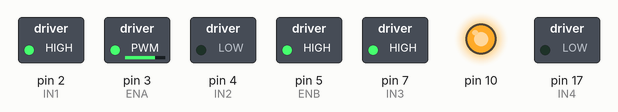
This sketch was run on a simulated Arduino Uno, built with avr-gcc and run on an emulated ATmega328P. Parts: switched loads named in the sketch (green lamp = pin HIGH), output pins drawn as LEDs (lit = HIGH).

Above: at 0.1 s.
At 3.1 s:
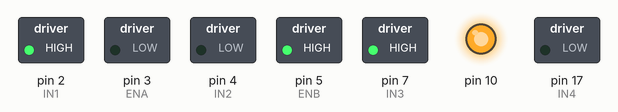
At 4.6 s:
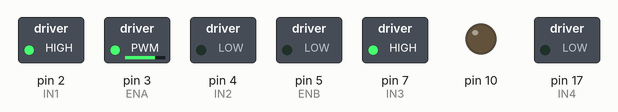
At 6.1 s:
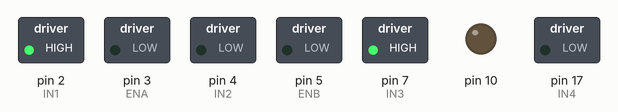
Timing chart, 0 to 7.6 s (numbered marks = the images above):
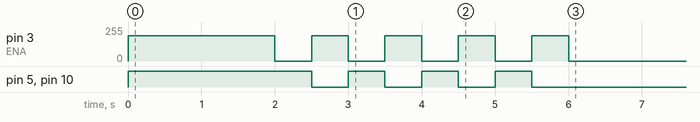

The sketch:

Motor_3.ino
```cpp
/*
  Prueba de motores del Rastuino v1.
  Usando el vehículo de tres ruedas.
  Avanza por 2 segundos y luego hace 4 zig-zags.
*/
/* Definición de lo pines usados para el L298N */
int IN1=2;
int IN2=4;
int ENA=3;
int IN3=7;
int IN4=17;
int ENB=5;

/* Posibles modos: */
int DERECHA=1;
int IZQUIERDA=2;
int FRENO=0;

/* Selecciona el modo para uno de los motores */
void ModoMotor(int motor, int modo)
{
 if (motor)
   {
    digitalWrite(IN3,modo & 1);
    digitalWrite(IN4,modo & 2);
   }
else
   {
    digitalWrite(IN1,modo & 1);
    digitalWrite(IN2,modo & 2);
   }
}

/* Selecciona la velocidad para uno de los motores */
void VelMotor(int motor, int valor)
{
 if (motor)
    analogWrite(ENB,valor);
 else
    analogWrite(ENA,valor);
}

void setup()
{
 int i;

 /* Inicializa como salidas a todos los pines usados para el L298N */
 pinMode(IN1,OUTPUT);
 pinMode(IN2,OUTPUT);
 pinMode(ENA,OUTPUT);
 pinMode(IN3,OUTPUT);
 pinMode(IN4,OUTPUT);
 pinMode(ENB,OUTPUT);
 /* Inicializa la salida 1 */
 pinMode(10,OUTPUT);
 /* Ambos motores giran a derecha */
 ModoMotor(0,DERECHA);
 ModoMotor(1,DERECHA);

 /* Ambos motores avanzan por 2 segundos.
    Uno de mis motores es mucho más lento que el otro (falla de fábrica?).
    Por ello uno tiene que ir al 75% de velocidad. */
 VelMotor(0,190);
 VelMotor(1,255);
 /* Encender un LED */
 digitalWrite(10,HIGH);
 delay(2000);
 /* Hacer 4 zig-zags */
 for (i=0; i<4; i++)
    {
     VelMotor(0,0);
     VelMotor(1,255);
     /* Encender el LED */
     digitalWrite(10,HIGH);
     delay(500);
     VelMotor(0,190);
     VelMotor(1,0);
     /* Apagar el LED */
     digitalWrite(10,LOW);
     delay(500);
    }
 /* Apagar ambos motores */
 VelMotor(0,0);
 VelMotor(1,0);
}

void loop()
{
}
```
